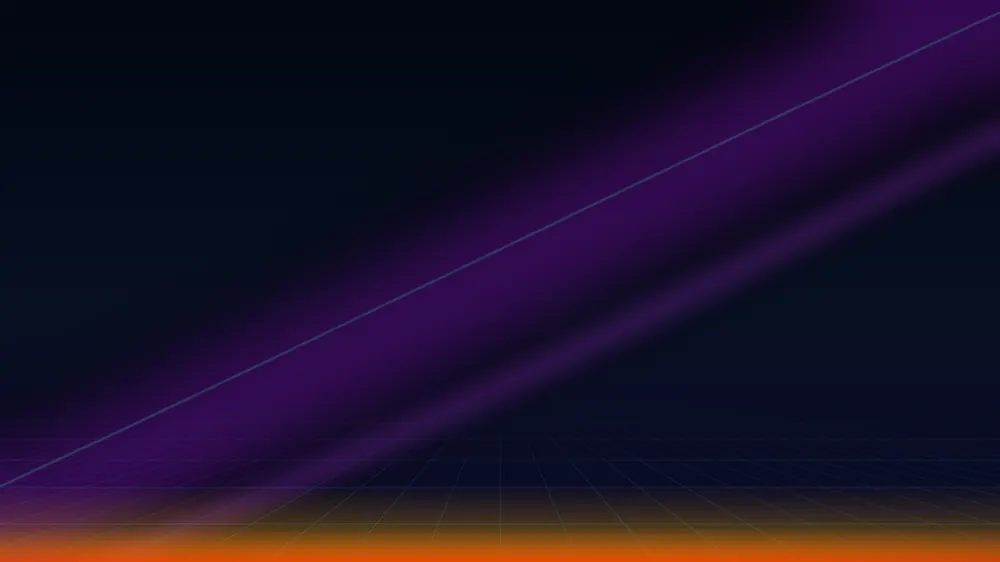
#> input picture site/assets/img/bg_title-1000.webp, 1000 x 562 px; the run also reads 1 picture not shown here
$ python compare_shots.py ../../site/assets/img/bg_title-1000.webp ../../site/assets/img/bg_title-1920.webp out.png
#> lines starting #> are read from the running program, lines starting #| are printed output that depends on the picture
#!/usr/bin/env python3
"""Compares a PSP screenshot with a reference render (docs/PSP_PORT.md M6) and writes a side-by-side PNG.

  compare_shots.py <reference.png> <psp.png> <side_by_side.png>   -> prints "ssim=<v> ssim_half=<v> psnr=<dB>"

The reference (tools/gbi_dump.py --render --render-scale 1: the N64's 512 x 256 frame, minus the last row and column the
scissor leaves out) is put on a 512 x 256 canvas and scaled to the PSP's 480 x 272, as the renderer scales the frame.
SSIM is computed on luma (BT.601) with a 7 x 7 uniform window, K1 0.01, K2 0.03, sample covariances (scikit-image's
structural_similarity defaults), over the whole image; ssim_half is the same after a 2 x 2 box downscale of both. The side-by-side is reference | PSP | |difference| x 4, at 2x.
Pure Python + PIL (no numpy in the venv).
"""
import math
import sys

from PIL import Image, ImageChops

W, H = 480, 272


def load_ref(path):
#> called with path = '../../site/assets/img/bg_title-1000.webp'
    ref = Image.open(path).convert("RGB")
#> ref is the input picture: PIL image 1000x562 RGB; mean R, G, B 28.6, 17, 40.7
    canvas = Image.new("RGB", (512, 256))
#> canvas: PIL image 512x256 RGB; every value is 0
    canvas.paste(ref, (0, 0))
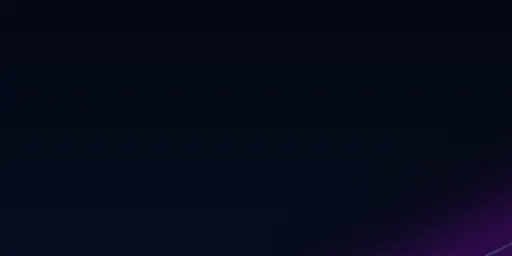
#> canvas: PIL image 512x256 RGB; mean R, G, B 5.1, 9.9, 25.5
    return canvas.resize((W, H), Image.BILINEAR)
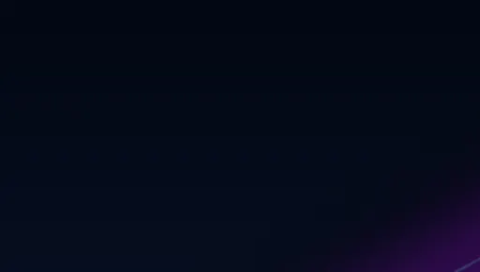
#> returned value: PIL image 480x272 RGB; mean R, G, B 5.2, 9.9, 25.5


def luma(img):
    px = img.tobytes()
    return [0.299 * px[i] + 0.587 * px[i + 1] + 0.114 * px[i + 2] for i in range(0, len(px), 3)]


def integral(v, w, h):
#> called with w = 480, h = 272
    out = [0.0] * ((w + 1) * (h + 1))
    for y in range(h):
        row = 0.0
        base, prev = (y + 1) * (w + 1), y * (w + 1)
        for x in range(w):
            row += v[y * w + x]
            out[base + x + 1] = out[prev + x + 1] + row
#> after the loop, out = 131313 items
    return out


def ssim(a, b, w, h, win=7):
    c1, c2 = (0.01 * 255) ** 2, (0.03 * 255) ** 2
    ia, ib = integral(a, w, h), integral(b, w, h)
    iaa, ibb = integral([x * x for x in a], w, h), integral([x * x for x in b], w, h)
    iab = integral([x * y for x, y in zip(a, b)], w, h)
#> iab = 131313 items
    n = win * win
    cov = n / (n - 1)
    r = win // 2
    total, count = 0.0, 0
    W1 = w + 1
    for y in range(r, h - r):
        y0, y1 = (y - r) * W1, (y + r + 1) * W1
        for x in range(r, w - r):
            x0, x1 = x - r, x + r + 1

            def s(t):
                return t[y1 + x1] - t[y0 + x1] - t[y1 + x0] + t[y0 + x0]
            ma, mb = s(ia) / n, s(ib) / n
            va = (s(iaa) / n - ma * ma) * cov
            vb = (s(ibb) / n - mb * mb) * cov
            vab = (s(iab) / n - ma * mb) * cov
            total += ((2 * ma * mb + c1) * (2 * vab + c2)) / ((ma * ma + mb * mb + c1) * (va + vb + c2))
            count += 1
#> after the loop, count = 126084; total = 97404.5
    return total / count


def psnr(a, b):
    mse = sum((x - y) ** 2 for x, y in zip(a, b)) / len(a)
#> mse = 527.1
    return 99.0 if mse == 0 else 10 * math.log10(255 * 255 / mse)


def main():
    ref, psp = load_ref(sys.argv[1]), Image.open(sys.argv[2]).convert("RGB").resize((W, H))
    la, lb = luma(ref), luma(psp)
    s, p = ssim(la, lb, W, H), psnr(la, lb)
#> s = 0.773; p = 20.91
    # the same at 240 x 136 (2 x 2 box): texel-level noise (point vs bilinear sampling, LOD tiles, dither) weighs less
    ha, hb = luma(ref.resize((W // 2, H // 2), Image.BOX)), luma(psp.resize((W // 2, H // 2), Image.BOX))
    s2 = ssim(ha, hb, W // 2, H // 2)
#> s2 = 0.738
    diff = ImageChops.difference(ref, psp).point(lambda v: min(255, v * 4))
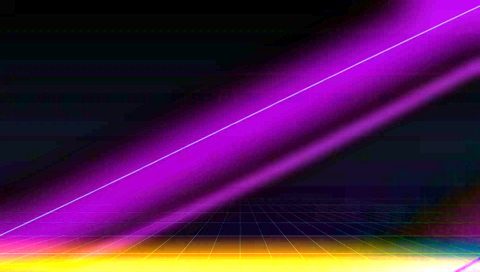
#> diff: PIL image 480x272 RGB; mean R, G, B 76.9, 28.8, 73.6
    out = Image.new("RGB", (W * 3 + 8, H), (255, 255, 255))
#> out: PIL image 1448x272 RGB; every value is 255
    out.paste(ref, (0, 0))
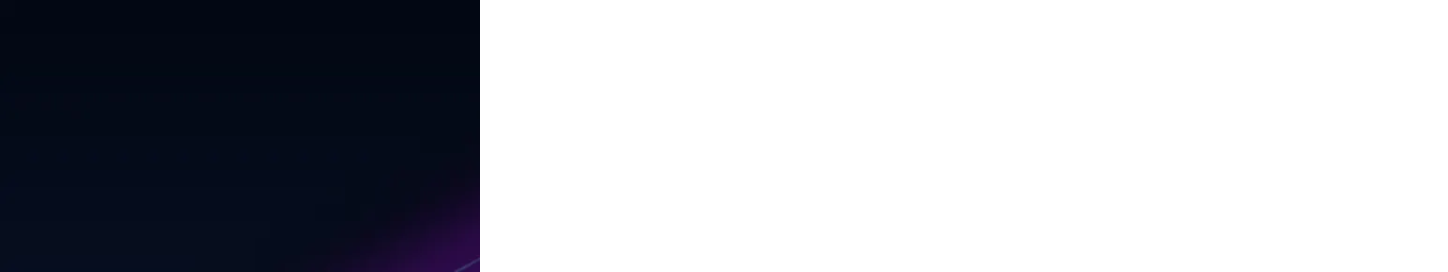
#> out: PIL image 1448x272 RGB; mean R, G, B 172.2, 173.8, 178.9
    out.paste(psp, (W + 4, 0))
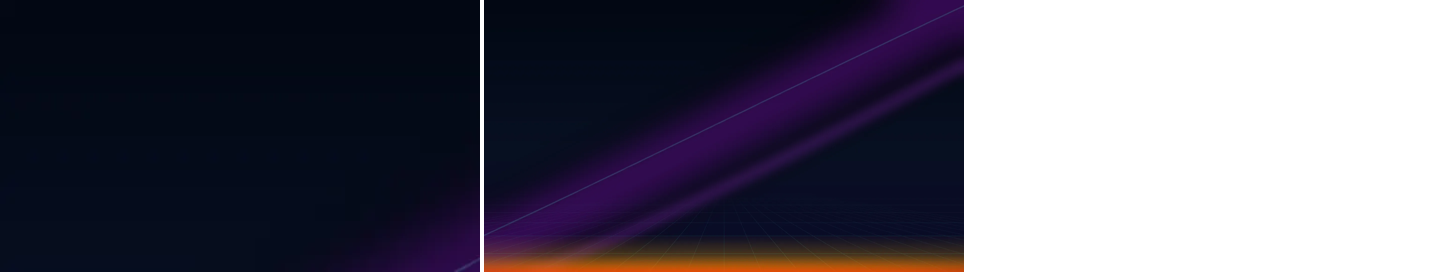
#> out: PIL image 1448x272 RGB; mean R, G, B 97.1, 94.9, 107.9
    out.paste(diff, (2 * W + 8, 0))
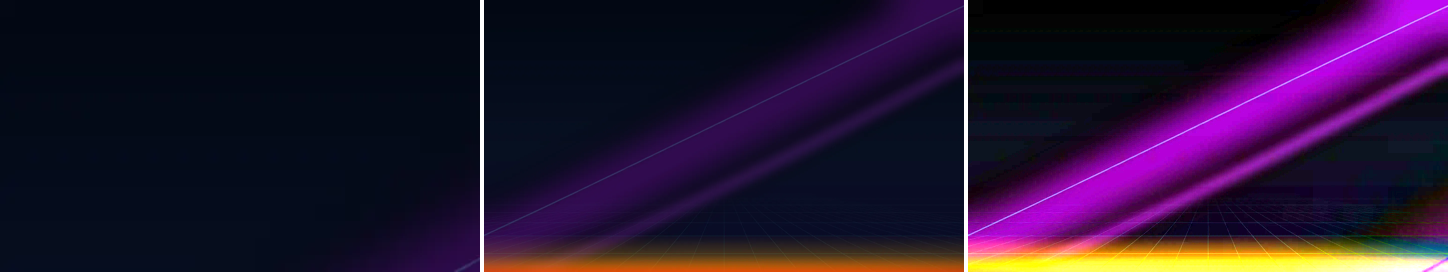
#> out: PIL image 1448x272 RGB; mean R, G, B 38, 19.9, 47.7
    out.resize((out.width * 2, out.height * 2), Image.NEAREST).save(sys.argv[3])
    print(f"ssim={s:.4f} ssim_half={s2:.4f} psnr={p:.2f}")
#| ssim=0.7725 ssim_half=0.7382 psnr=20.91


if __name__ == "__main__":
    main()
